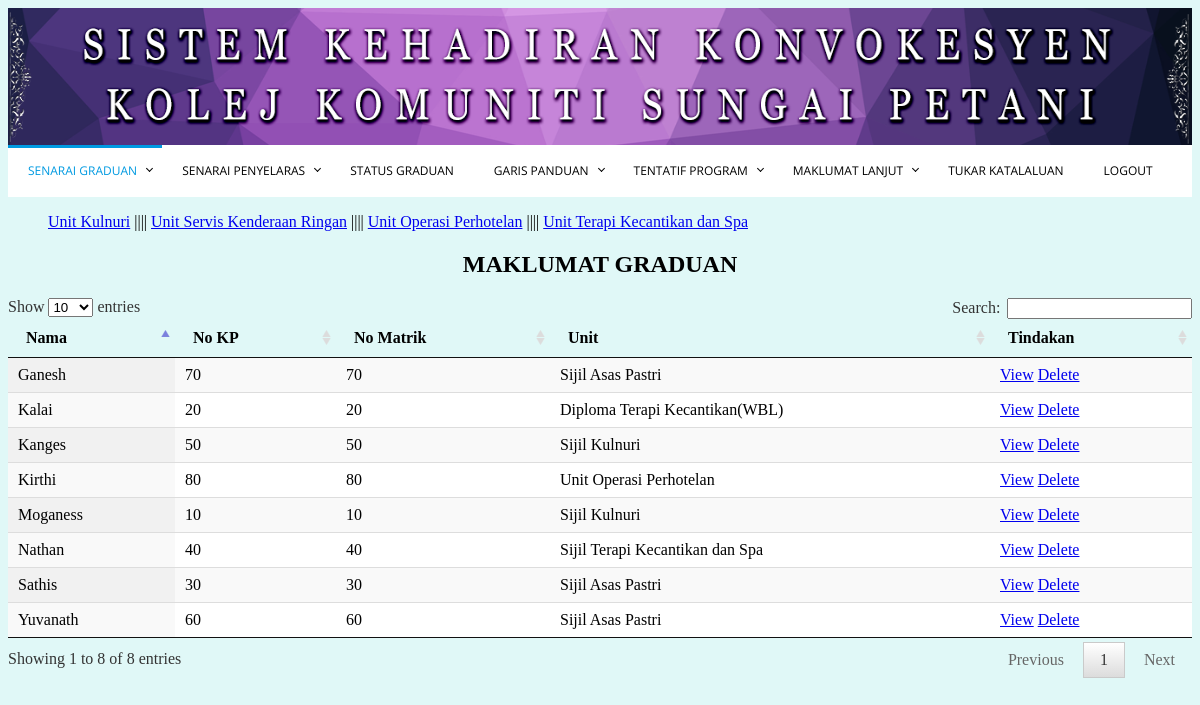
The page /admin/admin_senarai.php (signed in) on the database its author committed.
### tables this page shows
CREATE TABLE IF NOT EXISTS `student` (
  `table_id` int(11) NOT NULL,
  `nama` longtext NOT NULL,
  `no_kp` longtext NOT NULL,
  `no_matrik` longtext NOT NULL,
  `unit` longtext NOT NULL,
  `sesi` longtext NOT NULL,
  `sidang` longtext NOT NULL,
  `password` longtext NOT NULL
);

### admin/admin_senarai.php (the view, shortened to what this page needs)
<html>
<head>
<link rel="stylesheet" href="styles.css">
<link href="css/jquery.dataTables.css" rel="stylesheet" />
<link href="css/dataTables.tableTools.css" rel="stylesheet" />
</head>
<body bgcolor=#E0F8F7>
<center><img src="header.png" style="width:100%; height:137px;">
<div id='cssmenu'>
<ul>
   <li class="active"><a href='admin_senarai.php'>Senarai Graduan</a>
   </li>
   <li><a href='admin_senarai_penyelaras.php'>Senarai Penyelaras</a>
   </li>
   <li><a href='status_graduan.php'>Status Graduan</a></li>
   <li><a href='#'>Garis Panduan</a>
   </li>
   <li><a href='#'>Tentatif Program</a>
   </li>
   <li><a href='#'>Maklumat Lanjut</a>
   </li>
   <li><a href='tukar_katalaluan.php'>Tukar Katalaluan</a></li>
   <li><a href='logout.php'>Logout</a></li>
</ul>
</div>
</center>
<ul>
<a href="admin_senarai_uk.php">Unit Kulnuri</a> ||||
<a href="admin_senarai_uskr.php">Unit Servis Kenderaan Ringan</a></li> ||||
<a href="admin_senarai_uop.php">Unit Operasi Perhotelan</a> ||||
<a href="admin_senarai_utkds.php">Unit Terapi Kecantikan dan Spa</a>
</ul>
<center>
<caption><h2><b>MAKLUMAT GRADUAN</b></h2></caption>
<?php
	$result="SELECT * FROM student";
	$output= mysql_query ($result);
?>
<div>
<table id="entry" class="display" cellspacing="0" width="100%">
	<thead>
	<tr>
		<td><b>Nama</b></td>
		<td><b>No KP</b></td>
		<td><b>No Matrik</b></td>
		<td><b>Unit</b></td>
		<td><b>Tindakan</b></td>
	</tr>
	</thead>
	<tbody>
<?php
while ($row=mysql_fetch_array ($output))
{
?>
	<tr>
		<td><?php echo $row ['nama']?></td>
		<td><?php echo $row ['no_kp']?></td>
		<td><?php echo $row ['no_matrik']?></td>
		<td><?php echo $row ['unit']?></td>
		<td>
		<a href="admin_view.php?id=<?php echo $row ['table_id']?>">View</a>
		<a href="delete.php?id=<?php echo $row ['table_id']?>">Delete</a>
		</td>
	</tr>
<?php
}
?>
</tbody>
</table>
</div>
</body>
</html>

### admin/styles.css (style rules this page uses)
#cssmenu, #cssmenu ul, #cssmenu ul li, #cssmenu ul li a, #cssmenu #menu-button { margin: 0; padding: 0; border: 0; list-style: none; line-height: 1; display: block; position: relative; -webkit-box-sizing: border-box; -moz-box-sizing: border-box; box-sizing: border-box; }
#cssmenu:after, #cssmenu > ul:after { content: "."; display: block; clear: both; visibility: hidden; line-height: 0; height: 0; }
#cssmenu { width: auto; font-family: 'Open Sans', sans-serif; line-height: 1; background: #ffffff; }
#cssmenu > ul > li { float: left; }
#cssmenu > ul > li > a { padding: 20px; font-size: 12px; text-decoration: none; text-transform: uppercase; color: #000000; -webkit-transition: color .2s ease; -moz-transition: color .2s ease; -ms-transition: color .2s ease; -o-transition: color .2s ease; transition: color .2s ease; }
#cssmenu > ul > li:hover > a, #cssmenu > ul > li.active > a { color: #009ae1; }
#cssmenu > ul > li.has-sub > a { padding-right: 25px; }
#cssmenu > ul > li.has-sub > a::after { position: absolute; top: 21px; right: 10px; width: 4px; height: 4px; border-bottom: 1px solid #000000; border-right: 1px solid #000000; content: ""; -webkit-transform: rotate(45deg); -moz-transform: rotate(45deg); -ms-transform: rotate(45deg); -o-transform: rotate(45deg); transform: rotate(45deg); -webkit-transition: border-color 0.2s ease; -moz-transition: border-color 0.2s ease; -ms-transition: border-color 0.2s ease; -o-transition: border-color 0.2s ease; transition: border-color 0.2s ease; }

### rows shown on the page
student: nama "Moganess", no_kp "10", no_matrik "10", unit "Sijil Kulnuri"
student: nama "Sathis", no_kp "30", no_matrik "30", unit "Sijil Asas Pastri"
student: nama "Nathan", no_kp "40", no_matrik "40", unit "Sijil Terapi Kecantikan dan Spa"
student: nama "Kalai", no_kp "20", no_matrik "20", unit "Diploma Terapi Kecantikan(WBL)"
student: nama "Kanges", no_kp "50", no_matrik "50", unit "Sijil Kulnuri"
student: nama "Yuvanath", no_kp "60", no_matrik "60", unit "Sijil Asas Pastri"
student: nama "Ganesh", no_kp "70", no_matrik "70", unit "Sijil Asas Pastri"
student: nama "Kirthi", no_kp "80", no_matrik "80", unit "Unit Operasi Perhotelan"
